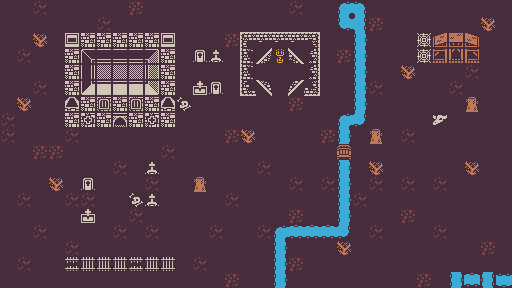

This game map was drawn from its Tiled (.tmx) file and the tilesets committed beside it. A one-line description and the trimmed map source follow:
An orthogonal 32x18 tile map with 16x16 px tiles, 2 tile layers (Background, Foreground).

<map version="1.10" tiledversion="1.11.2" orientation="orthogonal" renderorder="right-down" width="32" height="18" tilewidth="16" tileheight="16" infinite="0" nextlayerid="4" nextobjectid="1">
 <editorsettings>
  <export target="Level1.csv" format="csv" />
 </editorsettings>
 <tileset firstgid="1" name="spritesheet" tilewidth="16" tileheight="16" tilecount="1078" columns="49">
  <image source="spritesheet.png" width="784" height="352" />
 </tileset>
 <layer id="1" name="Background" width="32" height="18">
  <data>[576 cells, 576 non-empty, 4 distinct tile ids]</data>
 </layer>
 <objectgroup id="3" name="Objects" />
 <layer id="2" name="Foreground" width="32" height="18">
  <data>[576 cells, 124 non-empty, 46 distinct tile ids]</data>
 </layer>
</map>
